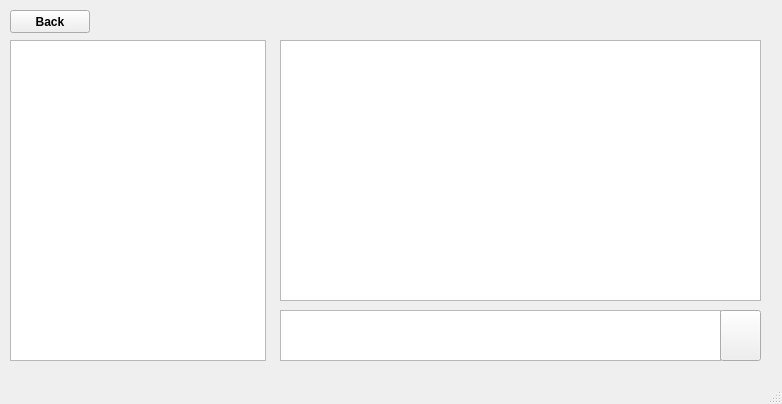
<?xml version="1.0" encoding="UTF-8"?>
<ui version="4.0">
 <class>ChatWindow</class>
 <widget class="QMainWindow" name="ChatWindow">
  <property name="geometry">
   <rect>
    <x>0</x>
    <y>0</y>
    <width>782</width>
    <height>404</height>
   </rect>
  </property>
  <property name="windowTitle">
   <string>MainWindow</string>
  </property>
  <widget class="QWidget" name="centralwidget">
   <widget class="QPushButton" name="backButton">
    <property name="geometry">
     <rect>
      <x>10</x>
      <y>10</y>
      <width>80</width>
      <height>23</height>
     </rect>
    </property>
    <property name="font">
     <font>
      <bold>true</bold>
     </font>
    </property>
    <property name="text">
     <string>Back</string>
    </property>
   </widget>
   <widget class="QListWidget" name="chatLists">
    <property name="geometry">
     <rect>
      <x>10</x>
      <y>40</y>
      <width>256</width>
      <height>321</height>
     </rect>
    </property>
   </widget>
   <widget class="QListWidget" name="chatBox">
    <property name="geometry">
     <rect>
      <x>280</x>
      <y>40</y>
      <width>481</width>
      <height>261</height>
     </rect>
    </property>
   </widget>
   <widget class="QTextEdit" name="messageText">
    <property name="geometry">
     <rect>
      <x>280</x>
      <y>310</y>
      <width>441</width>
      <height>51</height>
     </rect>
    </property>
   </widget>
   <widget class="QPushButton" name="sendButton">
    <property name="geometry">
     <rect>
      <x>720</x>
      <y>310</y>
      <width>41</width>
      <height>51</height>
     </rect>
    </property>
    <property name="text">
     <string/>
    </property>
    <property name="icon">
     <iconset theme="go-next"/>
    </property>
   </widget>
  </widget>
  <widget class="QMenuBar" name="menubar">
   <property name="geometry">
    <rect>
     <x>0</x>
     <y>0</y>
     <width>782</width>
     <height>20</height>
    </rect>
   </property>
  </widget>
  <widget class="QStatusBar" name="statusbar"/>
 </widget>
 <resources/>
 <connections/>
</ui>
